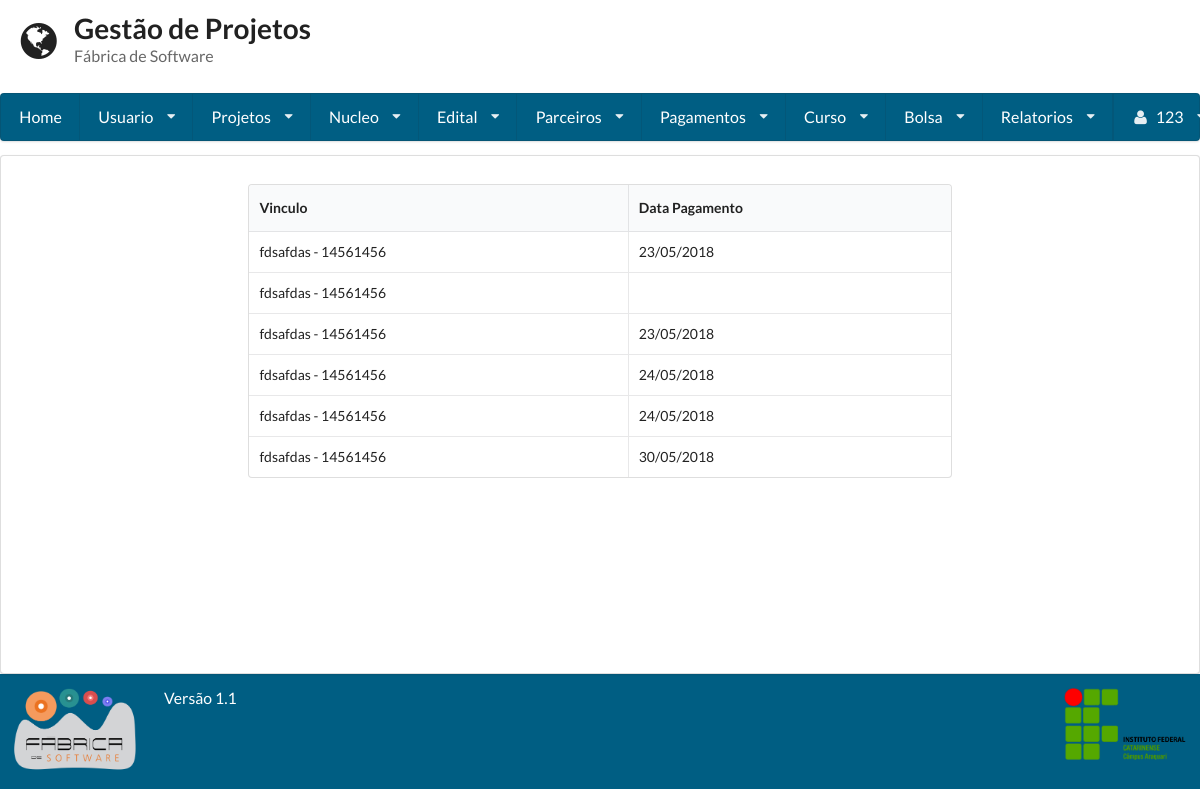
Before: /consulta_pagamento/ (signed in) with the older database file.
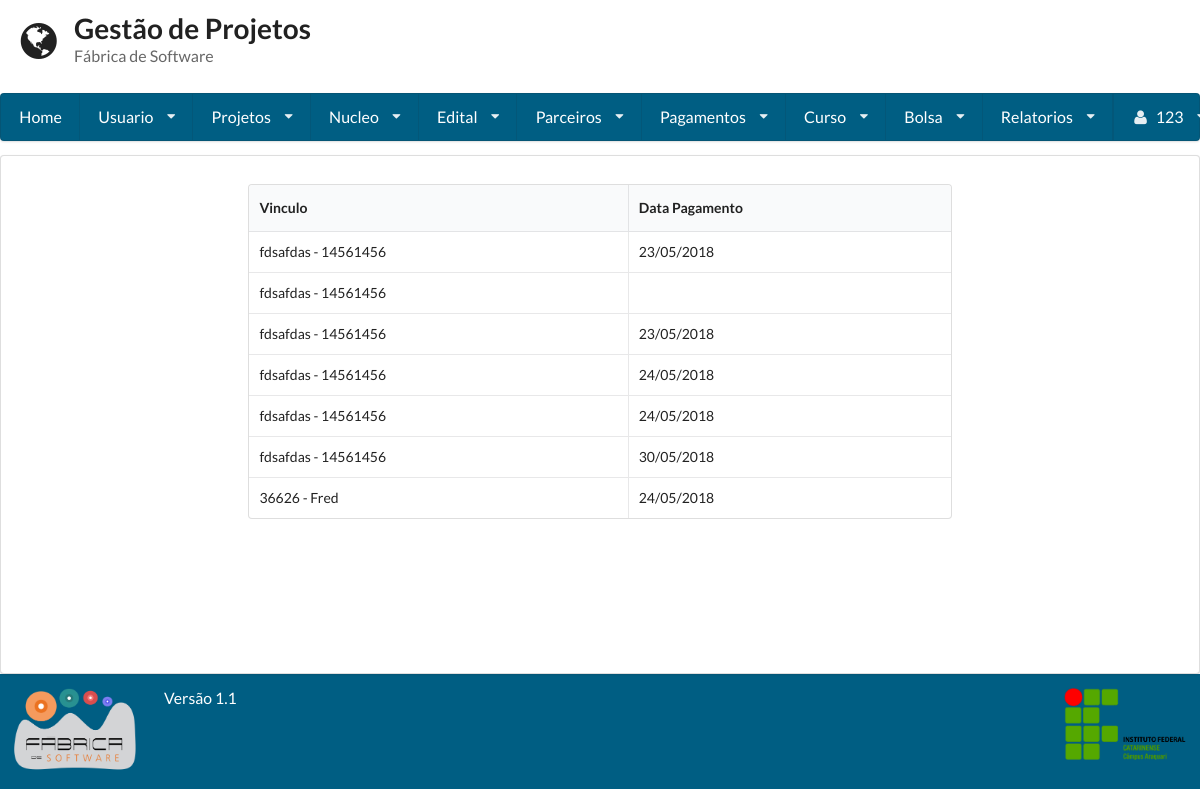
After: the same page with the newer database file.
### gestaoapp/models/pagamentos.py (models this page shows, shortened)
class Pagamentos(models.Model):
    dt_pagamento = models.DateField(null=True, blank=True)
    vinculo = models.ForeignKey(Vinculo)

### gestaoapp/models/vinculo.py (models this page shows)
class Vinculo(models.Model):
    status = models.BooleanField(default=True)
    dt_inicio = models.DateField(null=True, blank=True)
    dt_termino = models.DateField(null=True, blank=True)
    bolsa = models.ForeignKey(Bolsa, null=True, on_delete=models.CASCADE)
    usuario = models.ForeignKey(Usuario, null=True, on_delete=models.CASCADE)
    def __unicode__(self):
        return '%s - %s' %(self.bolsa.codigo, self.usuario.username)

### gestaoapp/models/bolsa.py (models this page shows, shortened)
class Bolsa(models.Model):
    codigo = models.CharField(max_length=255)
    valor = models.DecimalField(max_digits=8, decimal_places=2)
    dt_inicio = models.DateField()
    dt_termino = models.DateField()
    edital = models.ForeignKey(Edital)
    qtd_pagamento = models.IntegerField(default=0, null=True, blank=True)
    status = models.BooleanField(default=True)
    vinculos = models.ManyToManyField(Usuario, through='Vinculo', blank=True)
    data_hora_cadastro = models.DateTimeField(auto_now=True)
    responsavel_cadastro = models.ForeignKey(User, related_name= 'responsavel')
    responsavel_gerencia = models.ForeignKey(Usuario, related_name= 'responsavel_gerencia')

### gestaoapp/views/pagamentos.py (the view)
# urls.py: url(r'^consulta_pagamento/$', ConsultaPagamento.as_view(), name='consultar_pagamento'),
class ConsultaPagamento(LoginRequiredMixin, View):
    template = 'pagamentos/consulta.html'
    def get(self,request):
        pagamentos = Pagamentos.objects.all()
        return render(request, self.template, {'pagamentos': pagamentos})

### gestaoapp/templates/pagamentos/consulta.html (shortened to what this page needs)
{% extends 'base.html' %}
{% block conteudo %}
    <table class="ui celled table">
        <thead>
        <tr>
            <th>Vinculo</th>
            <th>Data Pagamento</th>
        </tr>
        </thead>
        <tbody>
        {% for pagamento in pagamentos %}
            <tr>
                <td>{{ pagamento.vinculo }}</td>
                <td>{{ pagamento.dt_pagamento|date:"d/m/Y" }}</td>
            </tr>
        {% endfor %}
        </tbody>
    </table>
{% endblock %}

Changed rows visible on the page:
added Pagamentos: vinculo "36626 - Fred", dt_pagamento "24/05/2018"
